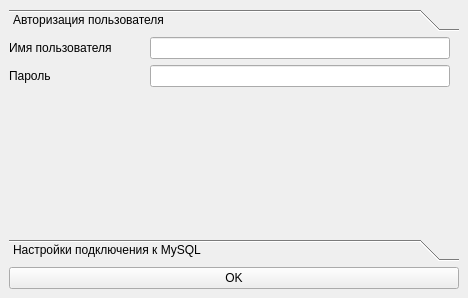
<?xml version="1.0" encoding="UTF-8"?>
<ui version="4.0">
 <class>userAuth</class>
 <widget class="QMainWindow" name="userAuth">
  <property name="geometry">
   <rect>
    <x>0</x>
    <y>0</y>
    <width>468</width>
    <height>298</height>
   </rect>
  </property>
  <property name="sizePolicy">
   <sizepolicy hsizetype="Fixed" vsizetype="Fixed">
    <horstretch>0</horstretch>
    <verstretch>0</verstretch>
   </sizepolicy>
  </property>
  <property name="windowTitle">
   <string>Авторизация</string>
  </property>
  <widget class="QWidget" name="centralWidget">
   <layout class="QVBoxLayout" name="verticalLayout">
    <item>
     <widget class="QToolBox" name="toolBox">
      <property name="currentIndex">
       <number>0</number>
      </property>
      <widget class="QWidget" name="page">
       <property name="geometry">
        <rect>
         <x>0</x>
         <y>0</y>
         <width>450</width>
         <height>183</height>
        </rect>
       </property>
       <attribute name="label">
        <string>Авторизация пользователя</string>
       </attribute>
       <widget class="QWidget" name="verticalLayoutWidget">
        <property name="geometry">
         <rect>
          <x>0</x>
          <y>0</y>
          <width>441</width>
          <height>181</height>
         </rect>
        </property>
        <layout class="QVBoxLayout" name="verticalLayout_2">
         <item>
          <layout class="QHBoxLayout" name="horizontalLayout">
           <item>
            <widget class="QLabel" name="label">
             <property name="text">
              <string>Имя пользователя</string>
             </property>
            </widget>
           </item>
           <item>
            <widget class="QLineEdit" name="userName">
             <property name="sizePolicy">
              <sizepolicy hsizetype="Fixed" vsizetype="Fixed">
               <horstretch>0</horstretch>
               <verstretch>0</verstretch>
              </sizepolicy>
             </property>
             <property name="minimumSize">
              <size>
               <width>300</width>
               <height>0</height>
              </size>
             </property>
            </widget>
           </item>
          </layout>
         </item>
         <item>
          <layout class="QHBoxLayout" name="horizontalLayout_2">
           <item>
            <widget class="QLabel" name="label_2">
             <property name="text">
              <string>Пароль</string>
             </property>
            </widget>
           </item>
           <item>
            <widget class="QLineEdit" name="userPassword">
             <property name="sizePolicy">
              <sizepolicy hsizetype="Fixed" vsizetype="Fixed">
               <horstretch>0</horstretch>
               <verstretch>0</verstretch>
              </sizepolicy>
             </property>
             <property name="minimumSize">
              <size>
               <width>300</width>
               <height>0</height>
              </size>
             </property>
            </widget>
           </item>
          </layout>
         </item>
         <item>
          <spacer name="verticalSpacer">
           <property name="orientation">
            <enum>Qt::Vertical</enum>
           </property>
           <property name="sizeHint" stdset="0">
            <size>
             <width>20</width>
             <height>40</height>
            </size>
           </property>
          </spacer>
         </item>
        </layout>
       </widget>
      </widget>
      <widget class="QWidget" name="page_2">
       <property name="geometry">
        <rect>
         <x>0</x>
         <y>0</y>
         <width>450</width>
         <height>183</height>
        </rect>
       </property>
       <attribute name="label">
        <string>Настройки подключения к MySQL</string>
       </attribute>
       <widget class="QWidget" name="verticalLayoutWidget_2">
        <property name="geometry">
         <rect>
          <x>0</x>
          <y>0</y>
          <width>450</width>
          <height>181</height>
         </rect>
        </property>
        <layout class="QVBoxLayout" name="verticalLayout_3">
         <item>
          <layout class="QHBoxLayout" name="horizontalLayout_3">
           <item>
            <widget class="QLabel" name="label_3">
             <property name="text">
              <string>Сервер MySQL</string>
             </property>
            </widget>
           </item>
           <item>
            <widget class="QLineEdit" name="dbHost">
             <property name="sizePolicy">
              <sizepolicy hsizetype="Fixed" vsizetype="Fixed">
               <horstretch>0</horstretch>
               <verstretch>0</verstretch>
              </sizepolicy>
             </property>
             <property name="minimumSize">
              <size>
               <width>275</width>
               <height>0</height>
              </size>
             </property>
            </widget>
           </item>
          </layout>
         </item>
         <item>
          <layout class="QHBoxLayout" name="horizontalLayout_4">
           <item>
            <widget class="QLabel" name="label_4">
             <property name="text">
              <string>Имя пользователя БД</string>
             </property>
            </widget>
           </item>
           <item>
            <widget class="QLineEdit" name="dbLogin">
             <property name="sizePolicy">
              <sizepolicy hsizetype="Fixed" vsizetype="Fixed">
               <horstretch>0</horstretch>
               <verstretch>0</verstretch>
              </sizepolicy>
             </property>
             <property name="minimumSize">
              <size>
               <width>275</width>
               <height>0</height>
              </size>
             </property>
            </widget>
           </item>
          </layout>
         </item>
         <item>
          <layout class="QHBoxLayout" name="horizontalLayout_5">
           <item>
            <widget class="QLabel" name="label_5">
             <property name="text">
              <string>Пароль пользователя БД</string>
             </property>
            </widget>
           </item>
           <item>
            <widget class="QLineEdit" name="dbPassword">
             <property name="enabled">
              <bool>true</bool>
             </property>
             <property name="sizePolicy">
              <sizepolicy hsizetype="Fixed" vsizetype="Fixed">
               <horstretch>0</horstretch>
               <verstretch>0</verstretch>
              </sizepolicy>
             </property>
             <property name="minimumSize">
              <size>
               <width>275</width>
               <height>0</height>
              </size>
             </property>
            </widget>
           </item>
          </layout>
         </item>
         <item>
          <layout class="QHBoxLayout" name="horizontalLayout_7">
           <item>
            <widget class="QLabel" name="label_6">
             <property name="text">
              <string>Имя БД</string>
             </property>
            </widget>
           </item>
           <item>
            <widget class="QLineEdit" name="dbName">
             <property name="sizePolicy">
              <sizepolicy hsizetype="Fixed" vsizetype="Fixed">
               <horstretch>0</horstretch>
               <verstretch>0</verstretch>
              </sizepolicy>
             </property>
             <property name="minimumSize">
              <size>
               <width>275</width>
               <height>0</height>
              </size>
             </property>
            </widget>
           </item>
          </layout>
         </item>
         <item>
          <spacer name="verticalSpacer_2">
           <property name="orientation">
            <enum>Qt::Vertical</enum>
           </property>
           <property name="sizeHint" stdset="0">
            <size>
             <width>20</width>
             <height>40</height>
            </size>
           </property>
          </spacer>
         </item>
        </layout>
       </widget>
      </widget>
     </widget>
    </item>
    <item>
     <widget class="QPushButton" name="okButton">
      <property name="text">
       <string>OK</string>
      </property>
     </widget>
    </item>
   </layout>
  </widget>
 </widget>
 <resources/>
 <connections/>
</ui>
